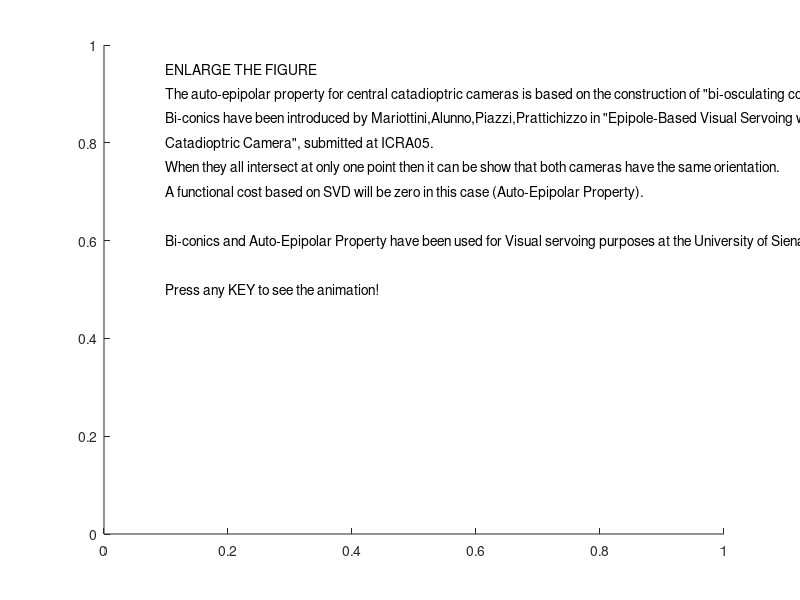

Here is the MATLAB script that generated this plot: (Note: this script raises an error after producing the figure.)
%%%%%%%%%%%%%%%%%%%%%%%%%%%%%%%%%%%%%%%
%  Epipolar Geometry Toolbox  (EGT)  %%
%%%%%%%%%%%%%%%%%%%%%%%%%%%%%%%%%%%%%%%
%
% Example 5 - Auto-epipolar Property for Central Catadioptric Cameras
%
% References:  G.L.Mariottini, E.Alunno, J.Piazzi, D.Prattichizzo 
%              

clear all
close all;

figure
text(0.1,.95,'ENLARGE THE FIGURE')
text(0.1,.9 ,'The auto-epipolar property for central catadioptric cameras is based on the construction of "bi-osculating conics".')
text(0.1,.85,'Bi-conics have been introduced by Mariottini,Alunno,Piazzi,Prattichizzo in "Epipole-Based Visual Servoing with Central');
text(0.1,.80,'Catadioptric Camera", submitted at ICRA05.')
text(0.1,.75,'When they all intersect at only one point then it can be show that both cameras have the same orientation.')
text(0.1,.70,'A functional cost based on SVD will be zero in this case (Auto-Epipolar Property).')
text(0.1,.60,'Bi-conics and Auto-Epipolar Property have been used for Visual servoing purposes at the University of Siena')
text(0.1,.50,'Press any KEY to see the animation!')
pause

close all, clear all,


format long
quadric=2; a=0.03; b=1; r_rim=0.05;   %Parabola
%quadric=1; a=0.02; b=0.02; r_rim=0.04;%Hyperbola
      
fig1 = 1;
fig2 = 2;
fig3 = 3;
fig4 = 4;

%% CUBE %%
  %X=10^-1*[-5,  5,  5, -5, -5,  5,  5, -5];
  %Y=10^-1*[-5, -5, -5, -5,  5,  5,  5, 5];
  %Z=10^-1*[1, 1,  5,  5, 1, 1,  5, 5];
  %P=[X;Y;Z];
%% Scene Points: Random Points  
  %P=f_3Drandpoint(4,[0 0.5 1],.7);  
%% Planar %%
  X=10^-1*[-5,  5,  5];%, 1];
  Y=10^-1*[-5, -5, -5];%,-1];
  Z=10^-1*[1,   1,  5];%, 1/5];
  P=[X;Y;Z];
  
  
%% DESIRED CAMERA %%  
Rd = rotoz(0)*rotoy(pi)*rotox(0);
td = [0,0,0]';
Hd = [      Rd       , td ;
         0   0   0   ,  1];
%Scene Points
K=[10^3  0   640;
    0  10^3  480;
    0    0    1 ];

%% NOISE %%
sigma=0;
    
figure(fig3), 
hold on, view(30,42), grid on, axis square
f_3Dpanoramic(Hd,'g',quadric,a,b,r_rim);     
f_3Dframe(Hd,'g',0.06,'_{m}');

[q1,Xhmir1]=f_panproj(P,Hd,K,a,b,quadric,'g:'); %% projection and back-projection (desired camera)
sigma=0;
for i=1:length(q1(1,:)),
     q1(1,i)=q1(1,i)+randn(1)*sigma;
     q1(2,i)=q1(2,i)+randn(1)*sigma;         
end;


Xhmird   = f_daqaXhmir(q1,K,a,b,quadric); %In the mirror frame
Xhmird_m = Rd*Xhmird([1:3],:); %In the MATLAB frame
plot3(Xhmird_m(1,:),Xhmird_m(2,:),Xhmird_m(3,:),'m.');

%% ACTUAL CAMERA %%
ang_in = -50*pi/180;
ang_fin = 50*pi/180;
stepang = 1;
steps = (ang_fin-ang_in)*(180/pi)/stepang;
ta = [-0.2,-0.1,0]'; 

for i=1:steps+1,     
     ang(i) = (ang_in+(i-1)*stepang*pi/180);      
     Ra = rotoy(pi)*rotoz(ang(i)); % "roll-pitch-yaw"
     Ha = [       Ra      , ta;
               0  0  0    ,  1];
     E=f_skew(ta)*Ra;
     fro_norm(i)=norm(E+E','fro');
    
     figure(fig3);
     set(fig3,'Position',[10 200 500 500]);
     title('Example 5 (EGT) - The actual camera rotates until all bi-conics intersect in 1 point');
     hold on;
     view(30,42), grid on;
     f_3Dpanoramic(Hd,'g',quadric,a,b,r_rim);     
     f_3Dframe(Hd,'g',0.06,'_{m}');
     f_3Dpanoramic(Ha,'b',quadric,a,b,r_rim);     
     f_3Dframe(Ha,'b',0.06,'_{m}');
    
     %% projection and back_projection (actual camera)
     [q2,Xhmir2]=f_panproj(P,Ha,K,a,b,quadric,'b:');     
     for c1=1:length(q2(1,:)),
         q2(1,c1)=q2(1,c1)+randn(1)*sigma;
         q2(2,c1)=q2(2,c1)+randn(1)*sigma;         
     end;     

     Xhmira = f_daqaXhmir(q2,K,a,b,quadric);
     Xhmira_m=Ha*Xhmira([1:4],:);
     plot3(Xhmira_m(1,:),Xhmira_m(2,:),Xhmira_m(3,:),'r.');
     
%      % Backprojection on the sphere of radius rho
%      rho=1;
%      for st=1:length(q2(1,:)),
%         f=10^-2;
%         alphax=K(1,1);
%         u0=K(1,3);
%         v0=K(2,3);
%         ua=q2(1,st);
%         va=q2(2,st);
%         ud=q1(1,st);
%         vd=q1(2,st);  
%         betaa=((ua-u0)^2+(va-u0)^2)/(alphax*f);
%         betad=((ud-u0)^2+(vd-u0)^2)/(alphax*f);
%         Xs_a(:,st)=[rho*(ua-u0)/(alphax)*(2/(1+betaa));
%                     rho*(va-v0)/(alphax)*(2/(1+betaa));
%                     rho*(1-betaa)/(1+betaa)];
%         Xs_d(:,st)=[rho*(ud-u0)/(alphax)*(2/(1+betad));
%                     rho*(vd-v0)/(alphax)*(2/(1+betad));
%                     rho*(1-betad)/(1+betad)];
%       end;

% Orthographic Backprojection on the sphere of radius rho
%      rho=10;
%      for st=1:length(q2(1,:)),
%         alphax=K(1,1);
%         u0=K(1,3);
%         v0=K(2,3);
%         ua=q2(1,st);
%         va=q2(2,st);
%         ud=q1(1,st);
%         vd=q1(2,st);  
%         Xs_a(:,st)=[(ua-u0)/(alphax);
%                     (va-v0)/(alphax);
%                     sqrt(rho^2 - ((ua-u0)^2+(va-v0)^2)/(alphax^2)) ];
%         Xs_d(:,st)=[(ud-u0)/(alphax);
%                     (vd-v0)/(alphax);
%                     sqrt(rho^2 - ((ud-u0)^2+(vd-v0)^2)/(alphax^2)) ];
%       end;
     
     
     for k=1:length(q1(1,:)),
          nvers(1:3,k) = f_normplane(Xhmird(1:3,k),Xhmira(1:3,k));
          if (norm(nvers(1:3,k))~=0),
               normalvers(:,k)=nvers(:,k);
          end;
     end;
     normal = normalvers;
    
    passo=1/10; ampiezza=500; 
    for h=1:length(normal(1,:)),
            figure(fig2);
            hold on;
            plot(q1(1,:),q1(2,:),'go');
            plot(q2(1,:),q2(2,:),'r+');       
            legend('Features in current view (rotating camera)','Features in target view (fixed)')   
            [C(1:3,1:3,h),flag]  = f_panepipconic( normal(1:3,h),K,'b',a,b,quadric,passo,ampiezza);
    end

     figure(fig2); 
     set(fig2,'Position',[460 100 600 600]);
     title('Example 5 (EGT) - The bi-conics in the image plane (blue) change as the camera rotates');
     axis equal;
     axis([500 750 300 600]); 
     grid on;     
     
    
    figure(3)
    axis equal
     
    pause(0.01), 
     if ang(i)==0,
            figure(2)
            [Xcd_e,e_cd]= f_panepipoles(Hd,Ha,a,b,2,a,b,2,K,K,'g','r');
            e_d1=e_cd(:,1) ; e_d2=e_cd(:,2) ; e_c1=e_cd(:,3); e_c2=e_cd(:,4);
            % Epipole plot (image plane)    
            figure(2); 
            plot(e_c1(1),e_c1(2),'b*'); plot(e_c2(1),e_c2(2),'b*');
            text(e_c1(1),e_c1(2),'Epipole'); text(e_c2(1),e_c2(2),'Epipole');
            figure(3);  
            plot(e_d1(1),e_d1(2),'g*'); plot(e_d2(1),e_d2(2),'g*');
            text(e_d1(1),e_d1(2),'Epipole'); text(e_d2(1),e_d2(2),'Epipole');
           title('Example 5- Bi-conics intersect at the epipoles when cameras have the same orient.!!!')
           pause(4);         
     end
     if i<steps,
           figure(2),
           hold off, 
           plot(0,0,'w');    
           figure(3),
           hold off, 
           plot(0,0,'w');    
     end;
     r(i)=rank(normal,10^-9);
     [u,d,v]=svd(normal);
     [u1,d1,v1]=svd(normal'*normal);
     singvd(i)=min([d(1,1),d(2,2),d(3,3)]);     
     singvd1(i)=min([d1(1,1),d1(2,2),d1(3,3)]);   
end

figure, hold on
plot(ang*180/pi,(singvd./(norm(singvd))),'b')
plot(ang*180/pi,(singvd1./(norm(singvd1))),'r')
xlabel('Relative orientation between cameras : \theta (degrees)');
ylabel('sv')
title('Singular value behavior - It is zero when cameras have the same orientation')

figure
plot(r)
title('Rank of the bi-conic matrix');